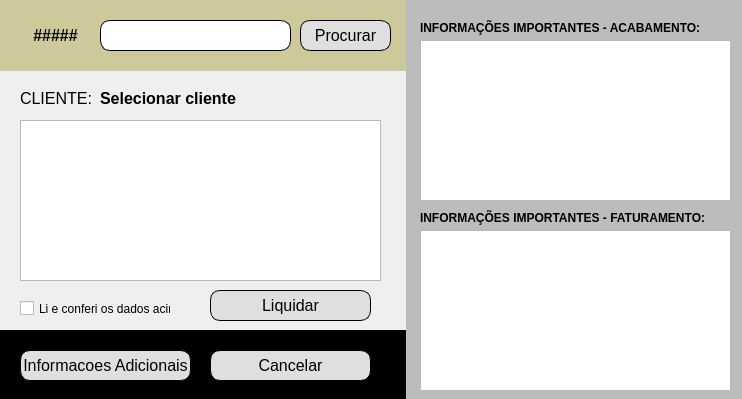
<?xml version="1.0" encoding="UTF-8"?>
<ui version="4.0">
 <class>janelaMensagemCliente</class>
 <widget class="QWidget" name="janelaMensagemCliente">
  <property name="geometry">
   <rect>
    <x>0</x>
    <y>0</y>
    <width>742</width>
    <height>399</height>
   </rect>
  </property>
  <property name="windowTitle">
   <string>Exigencias do Cliente</string>
  </property>
  <widget class="QLabel" name="labelTagCliente">
   <property name="geometry">
    <rect>
     <x>20</x>
     <y>90</y>
     <width>71</width>
     <height>16</height>
    </rect>
   </property>
   <property name="font">
    <font>
     <family>Arial</family>
     <pointsize>12</pointsize>
    </font>
   </property>
   <property name="text">
    <string>CLIENTE:</string>
   </property>
  </widget>
  <widget class="QLineEdit" name="inputCnpj">
   <property name="geometry">
    <rect>
     <x>100</x>
     <y>20</y>
     <width>191</width>
     <height>31</height>
    </rect>
   </property>
   <property name="font">
    <font>
     <family>Arial</family>
     <pointsize>12</pointsize>
    </font>
   </property>
   <property name="styleSheet">
    <string notr="true">QLineEdit {
	border-radius: 10px;
	border: 1px solid black;
}</string>
   </property>
   <property name="text">
    <string/>
   </property>
   <property name="alignment">
    <set>Qt::AlignCenter</set>
   </property>
   <property name="readOnly">
    <bool>false</bool>
   </property>
   <property name="clearButtonEnabled">
    <bool>false</bool>
   </property>
  </widget>
  <widget class="QPushButton" name="btnCNPJ">
   <property name="geometry">
    <rect>
     <x>300</x>
     <y>20</y>
     <width>91</width>
     <height>31</height>
    </rect>
   </property>
   <property name="font">
    <font>
     <family>Arial</family>
     <pointsize>12</pointsize>
     <weight>50</weight>
     <bold>false</bold>
    </font>
   </property>
   <property name="styleSheet">
    <string notr="true">QPushButton {
    background-color: rgb(223, 223, 223);
	border-radius: 10px;
	border: 1px solid rgb(0, 0, 0);
}</string>
   </property>
   <property name="text">
    <string>Procurar</string>
   </property>
  </widget>
  <widget class="QLabel" name="labelNomeCliente">
   <property name="geometry">
    <rect>
     <x>100</x>
     <y>90</y>
     <width>281</width>
     <height>16</height>
    </rect>
   </property>
   <property name="font">
    <font>
     <family>Arial</family>
     <pointsize>12</pointsize>
     <weight>75</weight>
     <bold>true</bold>
    </font>
   </property>
   <property name="text">
    <string>Selecionar cliente</string>
   </property>
  </widget>
  <widget class="QLabel" name="label">
   <property name="geometry">
    <rect>
     <x>0</x>
     <y>0</y>
     <width>411</width>
     <height>71</height>
    </rect>
   </property>
   <property name="styleSheet">
    <string notr="true">background-color: #CDC99B;</string>
   </property>
   <property name="text">
    <string/>
   </property>
  </widget>
  <widget class="QTextEdit" name="textExigencias">
   <property name="geometry">
    <rect>
     <x>20</x>
     <y>120</y>
     <width>361</width>
     <height>161</height>
    </rect>
   </property>
   <property name="readOnly">
    <bool>true</bool>
   </property>
  </widget>
  <widget class="QCheckBox" name="checkDeclaracao">
   <property name="geometry">
    <rect>
     <x>20</x>
     <y>300</y>
     <width>151</width>
     <height>17</height>
    </rect>
   </property>
   <property name="text">
    <string>Li e conferi os dados acima</string>
   </property>
  </widget>
  <widget class="QPushButton" name="btnLiquidar">
   <property name="geometry">
    <rect>
     <x>210</x>
     <y>290</y>
     <width>161</width>
     <height>31</height>
    </rect>
   </property>
   <property name="font">
    <font>
     <family>Arial</family>
     <pointsize>12</pointsize>
     <weight>50</weight>
     <bold>false</bold>
    </font>
   </property>
   <property name="styleSheet">
    <string notr="true">QPushButton {
    background-color: rgb(223, 223, 223);
	border-radius: 10px;
	border: 1px solid rgb(0, 0, 0);
}</string>
   </property>
   <property name="text">
    <string>Liquidar</string>
   </property>
  </widget>
  <widget class="QLabel" name="labelPedido">
   <property name="geometry">
    <rect>
     <x>10</x>
     <y>25</y>
     <width>91</width>
     <height>21</height>
    </rect>
   </property>
   <property name="font">
    <font>
     <family>Arial</family>
     <pointsize>12</pointsize>
     <weight>75</weight>
     <bold>true</bold>
    </font>
   </property>
   <property name="styleSheet">
    <string notr="true"/>
   </property>
   <property name="text">
    <string>#####</string>
   </property>
   <property name="alignment">
    <set>Qt::AlignCenter</set>
   </property>
  </widget>
  <widget class="QPushButton" name="btnCancelar">
   <property name="geometry">
    <rect>
     <x>210</x>
     <y>350</y>
     <width>161</width>
     <height>31</height>
    </rect>
   </property>
   <property name="font">
    <font>
     <family>Arial</family>
     <pointsize>12</pointsize>
     <weight>50</weight>
     <bold>false</bold>
    </font>
   </property>
   <property name="styleSheet">
    <string notr="true">QPushButton {
    background-color: rgb(223, 223, 223);
	border-radius: 10px;
	border: 1px solid rgb(0, 0, 0);
}</string>
   </property>
   <property name="text">
    <string>Cancelar</string>
   </property>
  </widget>
  <widget class="QLabel" name="label_2">
   <property name="geometry">
    <rect>
     <x>-4</x>
     <y>330</y>
     <width>421</width>
     <height>71</height>
    </rect>
   </property>
   <property name="styleSheet">
    <string notr="true">background: rgb(0, 0, 0);</string>
   </property>
   <property name="text">
    <string/>
   </property>
  </widget>
  <widget class="QPushButton" name="btnInfoAdicional">
   <property name="geometry">
    <rect>
     <x>20</x>
     <y>350</y>
     <width>171</width>
     <height>31</height>
    </rect>
   </property>
   <property name="font">
    <font>
     <family>Arial</family>
     <pointsize>12</pointsize>
     <weight>50</weight>
     <bold>false</bold>
    </font>
   </property>
   <property name="styleSheet">
    <string notr="true">QPushButton {
    background-color: rgb(223, 223, 223);
	border-radius: 10px;
	border: 1px solid rgb(0, 0, 0);
}</string>
   </property>
   <property name="text">
    <string>Informacoes Adicionais</string>
   </property>
  </widget>
  <widget class="QLabel" name="label_3">
   <property name="geometry">
    <rect>
     <x>406</x>
     <y>-8</y>
     <width>351</width>
     <height>431</height>
    </rect>
   </property>
   <property name="styleSheet">
    <string notr="true">background: rgb(188,188,188)</string>
   </property>
   <property name="text">
    <string/>
   </property>
  </widget>
  <widget class="QTextEdit" name="textObsAcabamento">
   <property name="geometry">
    <rect>
     <x>420</x>
     <y>40</y>
     <width>311</width>
     <height>161</height>
    </rect>
   </property>
   <property name="readOnly">
    <bool>true</bool>
   </property>
  </widget>
  <widget class="QTextEdit" name="textObsFaturamento">
   <property name="geometry">
    <rect>
     <x>420</x>
     <y>230</y>
     <width>311</width>
     <height>161</height>
    </rect>
   </property>
   <property name="readOnly">
    <bool>true</bool>
   </property>
  </widget>
  <widget class="QLabel" name="labelTagCliente_2">
   <property name="geometry">
    <rect>
     <x>420</x>
     <y>20</y>
     <width>301</width>
     <height>16</height>
    </rect>
   </property>
   <property name="font">
    <font>
     <family>Arial</family>
     <pointsize>9</pointsize>
     <weight>75</weight>
     <bold>true</bold>
    </font>
   </property>
   <property name="text">
    <string>INFORMAÇÕES IMPORTANTES - ACABAMENTO:</string>
   </property>
  </widget>
  <widget class="QLabel" name="labelTagCliente_3">
   <property name="geometry">
    <rect>
     <x>420</x>
     <y>210</y>
     <width>301</width>
     <height>16</height>
    </rect>
   </property>
   <property name="font">
    <font>
     <family>Arial</family>
     <pointsize>9</pointsize>
     <weight>75</weight>
     <bold>true</bold>
    </font>
   </property>
   <property name="text">
    <string>INFORMAÇÕES IMPORTANTES - FATURAMENTO:</string>
   </property>
  </widget>
  <zorder>label_2</zorder>
  <zorder>label</zorder>
  <zorder>labelTagCliente</zorder>
  <zorder>inputCnpj</zorder>
  <zorder>btnCNPJ</zorder>
  <zorder>labelNomeCliente</zorder>
  <zorder>textExigencias</zorder>
  <zorder>checkDeclaracao</zorder>
  <zorder>btnLiquidar</zorder>
  <zorder>btnCancelar</zorder>
  <zorder>labelPedido</zorder>
  <zorder>btnInfoAdicional</zorder>
  <zorder>label_3</zorder>
  <zorder>textObsAcabamento</zorder>
  <zorder>textObsFaturamento</zorder>
  <zorder>labelTagCliente_2</zorder>
  <zorder>labelTagCliente_3</zorder>
 </widget>
 <tabstops>
  <tabstop>inputCnpj</tabstop>
  <tabstop>textExigencias</tabstop>
  <tabstop>checkDeclaracao</tabstop>
  <tabstop>btnLiquidar</tabstop>
  <tabstop>btnCancelar</tabstop>
  <tabstop>btnCNPJ</tabstop>
 </tabstops>
 <resources/>
 <connections/>
</ui>
